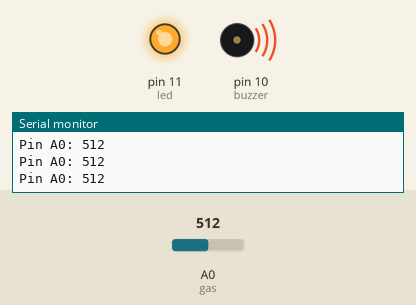
Simulated run of this sketch. Board: Arduino Uno, built with avr-gcc and run on an emulated ATmega328P. Parts: output pins drawn as LEDs (lit = HIGH), buzzer (waves = sounding), the last lines printed to the serial monitor. The test bench sets the inputs (shaded band); at power-on: A0 (gas) = 512.

Above: at 1.2 s.
1.3 s: A0 (gas) set to 408
2.8 s: A0 (gas) set to 390
At 4.0 s:
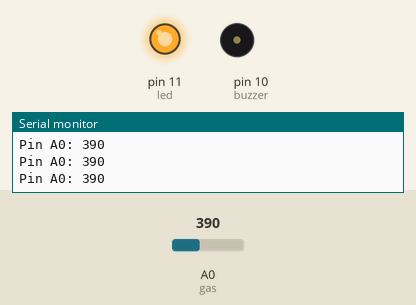
4.3 s: A0 (gas) set to 410
At 5.5 s:
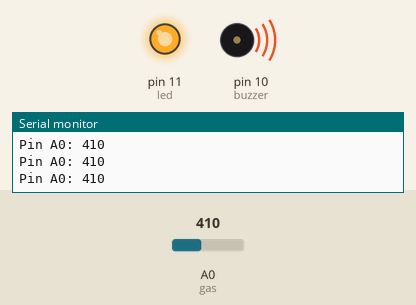
5.8 s: A0 (gas) set to 306
At 6.8 s:
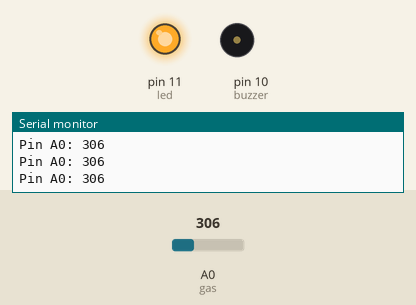
Timing chart, 0 to 8.3 s (numbered marks = the images above; inputs shaded):
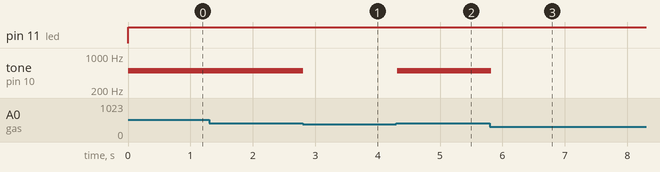

Measured:
- the behaviour switches between 401 and 400 on A0 (gas) (found by bisection; images 0 and 1)
- after the input at 2.8 s, tone on pin 10 (buzzer): 500 Hz → silent at once
- after the input at 4.3 s, tone on pin 10 (buzzer): silent → 500 Hz at once
- after the input at 5.8 s, tone on pin 10 (buzzer): 500 Hz → silent at once

The sketch:

gas_sensor.ino
```cpp
int buzzer = 10;
int led = 11;
int gas = A0;  // Using an analog pin
int sensorThres = 400; // Threshold means boundary (to detect only 40% smoke)

void setup() {
  // put your setup code here, to run once:
  pinMode(buzzer, OUTPUT);
  pinMode(led, OUTPUT);
  pinMode(gas, INPUT);
  Serial.begin(9600);

}

void loop() {
  // put your main code here, to run repeatedly:
  int analogSensor = analogRead(gas);
  Serial.print("Pin A0: ");
  Serial.println(analogSensor);

  if(analogSensor > sensorThres){
    tone(buzzer, 500, 1000);
    digitalWrite(led, HIGH);
  }
  else{
    noTone(buzzer);
  }
  delay(100);
}
```
